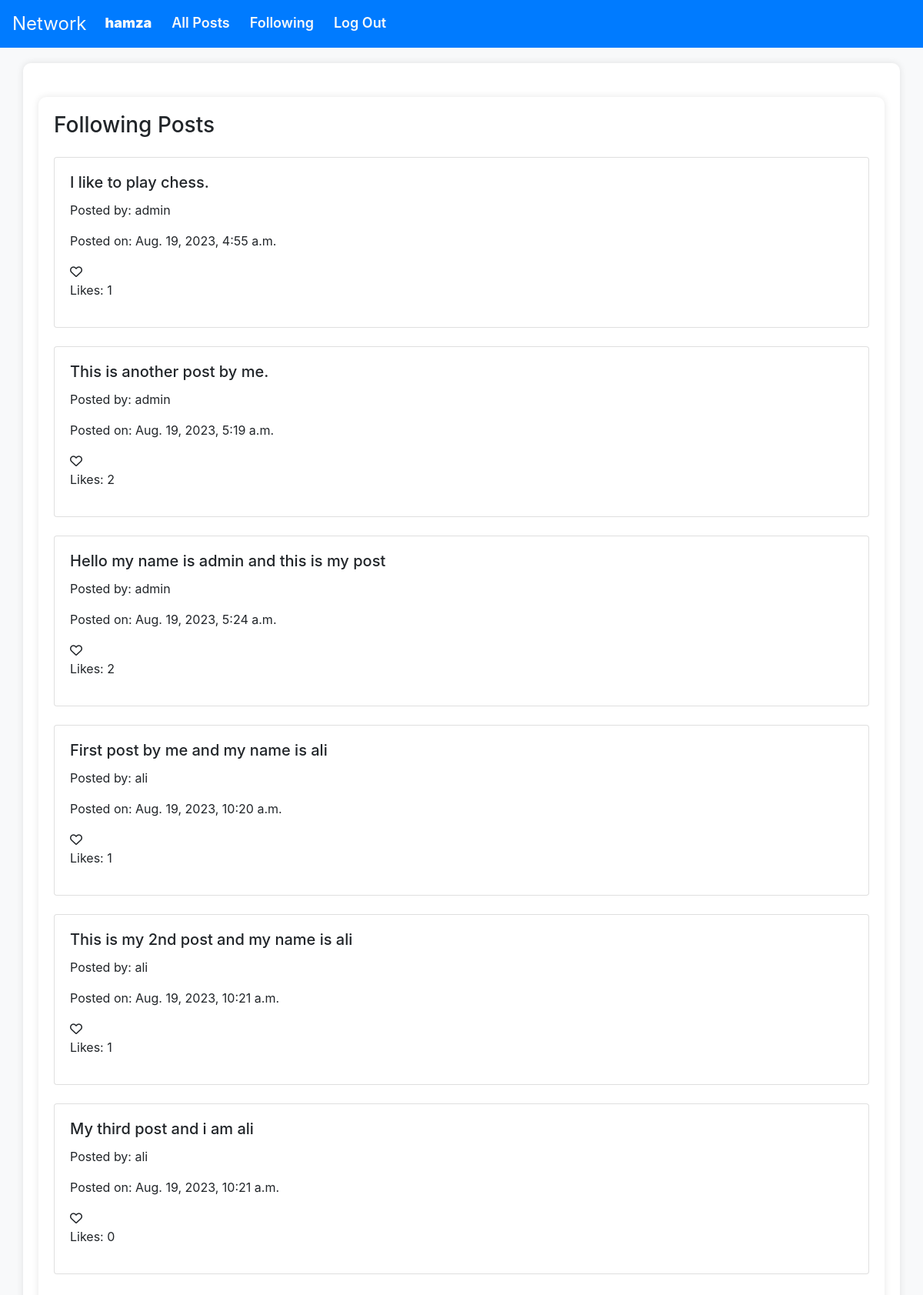
/following/ (signed in), run on the app's committed database.
### network/models.py (models this page shows, shortened)
class User(AbstractUser):
    def get_profile(self):
        return Profile.objects.get_or_create(user=self)[0]

class Newpost(models.Model):
    text = models.TextField()
    user= models.ForeignKey(User, on_delete=models.CASCADE, related_name='user')
    date= models.DateTimeField(default=timezone.now)
    def like_count(self):
        return Like.objects.filter(post=self).count()

### network/views.py (the view)
# urls.py: path('following/', views.following_posts, name='following_posts'),
@login_required
def following_posts(request):
    followed_users = request.user.profile.followers.all()
    posts = Newpost.objects.filter(user__profile__user__in=followed_users)
    context = {'posts': posts}
    return render(request, 'network/following_posts.html', context)

### network/templates/network/following_posts.html (shortened to what this page needs)
{% extends 'network/layout.html' %}
{% block body %}
    <div class="container">
        <div class="container my-4">
            <h3 class="mb-4">Following Posts</h3>
            {% for post in posts %}
            <div class="row mb-4">
                <div class="col">
                    <div class="card">
                        <div class="card-body">
                            <h5 class="card-title">{{ post.text }}</h5>
                            <p class="card-text">Posted by: {{ post.user.username }}</p>
                            <p class="card-text">Posted on: {{ post.date }}</p>
                            <span class="like-button" data-post-id="{{ post.id }}">
                                <i class="far fa-heart"></i>
                            </span>
                            <p>Likes: <span class="like-count" data-post-id="{{ post.id }}">{{ post.like_count }}</span></p>
                        </div>
                    </div>
                </div>
            </div>
            {% endfor %}
        </div>
    </div>
    {% endblock %}

### network/templates/network/layout.html (shortened to what this page needs)
{% load static %}
<!DOCTYPE html>
<html lang="en">
<head>
    <link rel="stylesheet" href="https://cdnjs.cloudflare.com/ajax/libs/font-awesome/6.0.0-beta3/css/all.min.css">
    <link rel="stylesheet" href="https://stackpath.bootstrapcdn.com/bootstrap/4.4.1/css/bootstrap.min.css"
>
    <link rel="stylesheet" href="{% static 'network/styles.css' %}">
</head>
<body>
    <nav class="navbar navbar-expand-lg navbar-light bg-primary">
        <div>
            <ul class="navbar-nav mr-auto">
                {% if user.is_authenticated %}
                <a class="navbar-brand text-light" href="{% url 'index' %}">Network</a>
                <li class="nav-item text-light">
                    <a class="nav-link text-light" href="{% url 'user_profile' user.username %}"><b>{{ user.username }}</b></a>
                </li>
                {% endif %}
                <li class="nav-item text-light">
                    <a class="nav-link text-light" href="{% url 'index' %}">All Posts</a>
                </li>
                {% if user.is_authenticated %}
                <li class="nav-item">
                    <a href="{% url 'following_posts' %}" class="nav-link text-light">Following</a>
                </li>
                <li class="nav-item ">
                    <a class="nav-link text-light" href="{% url 'logout' %}">Log Out</a>
                </li>
                {% endif %}
            </ul>
        </div>
    </nav>
        {% block body %}
        {% endblock %}
</body>
</html>

### network/templates/network/layout.html (style rules this page uses)
body { background-color: #f8f9fa; }
.navbar { margin-bottom: 20px; }
.navbar-brand { font-size: 24px; }
.navbar-nav .nav-item { margin-right: 10px; }
.nav-link { color: white; font-weight: 600; font-size: 18px; }
.container { background-color: white; padding: 20px; border-radius: 10px; box-shadow: 0 0 10px rgba(0, 0, 0, 0.1); }

### data on the page
User: username "hamza"
Newpost: text "I like to play chess.", user.username "admin", date "Aug. 19, 2023, 4:55 a.m.", like_count "1"
Newpost: text "This is another post by me.", user.username "admin", date "Aug. 19, 2023, 5:19 a.m.", like_count "2"
Newpost: text "Hello my name is admin and this is my post", user.username "admin", date "Aug. 19, 2023, 5:24 a.m.", like_count "2"
Newpost: text "First post by me and my name is ali", user.username "ali", date "Aug. 19, 2023, 10:20 a.m.", like_count "1"
Newpost: text "This is my 2nd post and my name is ali", user.username "ali", date "Aug. 19, 2023, 10:21 a.m.", like_count "1"
Newpost: text "My third post and i am ali", user.username "ali", date "Aug. 19, 2023, 10:21 a.m.", like_count "0"
